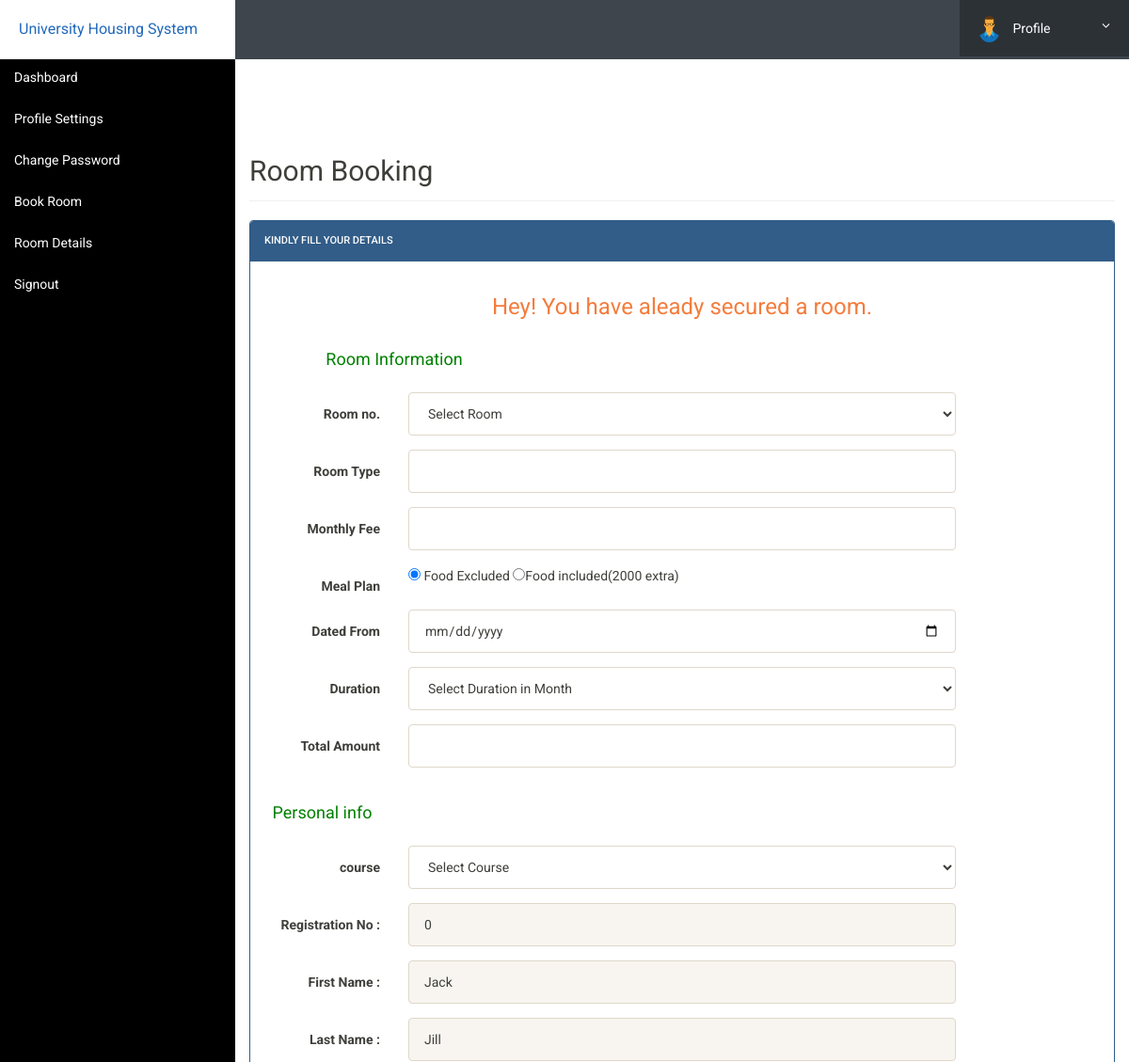
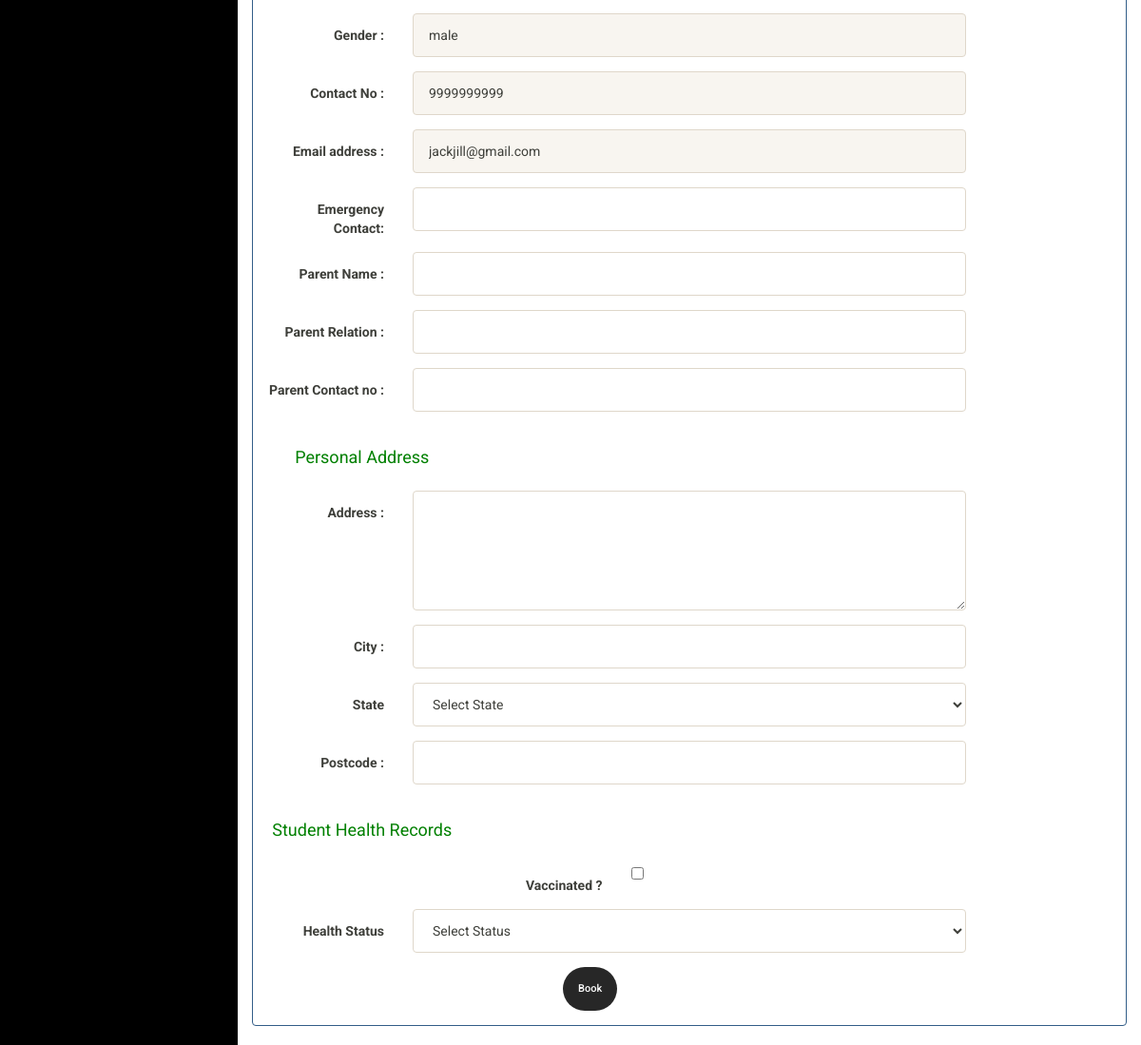
/book-hostel.php (signed in), run on the app's committed database (2 pictures, top to bottom).
### tables this page shows
CREATE TABLE `userregistration` (
  `id` int(11) NOT NULL,
  `regNo` varchar(255) NOT NULL,
  `firstName` varchar(255) NOT NULL,
  `lastName` varchar(255) NOT NULL,
  `gender` varchar(255) NOT NULL,
  `contactNo` bigint(20) NOT NULL,
  `emailaddr` varchar(255) NOT NULL,
  `password` varchar(255) NOT NULL,
  `regDate` timestamp NOT NULL DEFAULT current_timestamp(),
  `updationDate` varchar(45) NOT NULL,
  `passUdateDate` varchar(45) NOT NULL
);

### book-hostel.php (the view, shortened to what the rows shown need)
<?php
include('includes/config.php');
?>
<!doctype html>
<html lang="en" class="no-js">
    <head>
        <?php include("includes/head.php") ?>
    </head>
    <body>
        <div class="ts-main-content">
            <div class="content-wrapper">
                <div class="container-fluid">
                    <div class="row">
                        <div class="col-md-12" style="margin-top:90px;">
                            <h2 class="page-title">Room Booking </h2>
                            <div class="row">
                                <div class="col-md-12">
                                    <div class="panel panel-primary">
                                        <div class="panel-body">
                                            <form method="post" action="" class="form-horizontal">
                                                <?php
                                                    $aid=$_SESSION['id'];
                                                    $ret="select * from userregistration where id=?";
                                                    $stmt= $mysqli->prepare($ret) ;
                                                    $stmt->bind_param('i',$aid);
                                                    $stmt->execute() ;
                                                    $res=$stmt->get_result();
                                                    while($row=$res->fetch_object())
                                                    {
                                                ?>
                                                <div class="form-group">
                                                    <label class="col-sm-2 control-label">Registration No : </label>
                                                    <div class="col-sm-8">
                                                        <input type="text" name="regno" id="regno" class="form-control"
                                                            value="<?php echo $row->regNo;?>" readonly>
                                                    </div>
                                                </div>
                                                <div class="form-group">
                                                    <label class="col-sm-2 control-label">First Name : </label>
                                                    <div class="col-sm-8">
                                                        <input type="text" name="fname" id="fname" class="form-control"
                                                            value="<?php echo $row->firstName;?>" readonly>
                                                    </div>
                                                </div>
                                                <div class="form-group">
                                                    <label class="col-sm-2 control-label">Last Name : </label>
                                                    <div class="col-sm-8">
                                                        <input type="text" name="lname" id="lname" class="form-control"
                                                            value="<?php echo $row->lastName;?>" readonly>
                                                    </div>
                                                </div>
                                                <div class="form-group">
                                                    <label class="col-sm-2 control-label">Gender : </label>
                                                    <div class="col-sm-8">
                                                        <input type="text" name="gender"
                                                            value="<?php echo $row->gender;?>" class="form-control"
                                                            readonly>
                                                    </div>
                                                </div>
                                                <div class="form-group">
                                                    <label class="col-sm-2 control-label">Contact No : </label>
                                                    <div class="col-sm-8">
                                                        <input type="text" name="contact" id="contact"
                                                            value="<?php echo $row->contactNo;?>" class="form-control"
                                                            readonly>
                                                    </div>
                                                </div>
                                                <div class="form-group">
                                                    <label class="col-sm-2 control-label">Email address : </label>
                                                    <div class="col-sm-8">
                                                        <input type="email" name="emailaddr" id="email"
                                                            class="form-control" value="<?php echo $row->emailaddr;?>"
                                                            readonly>
                                                    </div>
                                                </div>
                                                <?php } ?>
                                            </form>
                                        </div>
                                    </div>
                                </div>
                            </div>
                        </div>
                    </div>
                </div>
            </div>
        </div>
    </body>
</html>

### data on the page
userregistration: regno "0", fname "Jack", lname "Jill", gender "male", contact "9999999999", emailaddr "jackjill@gmail.com"
